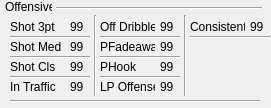
<?xml version="1.0" encoding="UTF-8"?>
<ui version="4.0">
 <class>offensiveAttributesWidget</class>
 <widget class="QWidget" name="offensiveAttributesWidget">
  <property name="geometry">
   <rect>
    <x>0</x>
    <y>0</y>
    <width>271</width>
    <height>108</height>
   </rect>
  </property>
  <property name="windowTitle">
   <string>offensiveAttributesWidget</string>
  </property>
  <widget class="QLabel" name="offensiveLabel">
   <property name="geometry">
    <rect>
     <x>5</x>
     <y>0</y>
     <width>47</width>
     <height>13</height>
    </rect>
   </property>
   <property name="text">
    <string>Offensive</string>
   </property>
  </widget>
  <widget class="QLabel" name="shotThreeLabel">
   <property name="geometry">
    <rect>
     <x>10</x>
     <y>20</y>
     <width>55</width>
     <height>13</height>
    </rect>
   </property>
   <property name="text">
    <string>Shot 3pt</string>
   </property>
  </widget>
  <widget class="Line" name="line">
   <property name="geometry">
    <rect>
     <x>56</x>
     <y>0</y>
     <width>206</width>
     <height>16</height>
    </rect>
   </property>
   <property name="orientation">
    <enum>Qt::Horizontal</enum>
   </property>
  </widget>
  <widget class="QLabel" name="shotMediumLabel">
   <property name="geometry">
    <rect>
     <x>10</x>
     <y>40</y>
     <width>55</width>
     <height>13</height>
    </rect>
   </property>
   <property name="text">
    <string>Shot Med</string>
   </property>
  </widget>
  <widget class="QLabel" name="shotCloseLabel">
   <property name="geometry">
    <rect>
     <x>10</x>
     <y>60</y>
     <width>55</width>
     <height>13</height>
    </rect>
   </property>
   <property name="text">
    <string>Shot Cls</string>
   </property>
  </widget>
  <widget class="QLabel" name="shootInTrafficLabel">
   <property name="geometry">
    <rect>
     <x>10</x>
     <y>80</y>
     <width>55</width>
     <height>13</height>
    </rect>
   </property>
   <property name="text">
    <string>In Traffic</string>
   </property>
  </widget>
  <widget class="QLabel" name="shotInTrafficAttributeLabel">
   <property name="geometry">
    <rect>
     <x>70</x>
     <y>80</y>
     <width>20</width>
     <height>13</height>
    </rect>
   </property>
   <property name="text">
    <string>99</string>
   </property>
  </widget>
  <widget class="QLabel" name="shotCloseAttributeLabel">
   <property name="geometry">
    <rect>
     <x>70</x>
     <y>60</y>
     <width>20</width>
     <height>13</height>
    </rect>
   </property>
   <property name="text">
    <string>99</string>
   </property>
  </widget>
  <widget class="QLabel" name="shotMediumAttributeLabel">
   <property name="geometry">
    <rect>
     <x>70</x>
     <y>40</y>
     <width>20</width>
     <height>13</height>
    </rect>
   </property>
   <property name="text">
    <string>99</string>
   </property>
  </widget>
  <widget class="QLabel" name="shotThreeAttributeLabel">
   <property name="geometry">
    <rect>
     <x>70</x>
     <y>20</y>
     <width>20</width>
     <height>13</height>
    </rect>
   </property>
   <property name="text">
    <string>99</string>
   </property>
  </widget>
  <widget class="Line" name="line_2">
   <property name="geometry">
    <rect>
     <x>10</x>
     <y>36</y>
     <width>80</width>
     <height>3</height>
    </rect>
   </property>
   <property name="orientation">
    <enum>Qt::Horizontal</enum>
   </property>
  </widget>
  <widget class="Line" name="line_3">
   <property name="geometry">
    <rect>
     <x>10</x>
     <y>56</y>
     <width>80</width>
     <height>3</height>
    </rect>
   </property>
   <property name="orientation">
    <enum>Qt::Horizontal</enum>
   </property>
  </widget>
  <widget class="Line" name="line_4">
   <property name="geometry">
    <rect>
     <x>10</x>
     <y>76</y>
     <width>80</width>
     <height>3</height>
    </rect>
   </property>
   <property name="orientation">
    <enum>Qt::Horizontal</enum>
   </property>
  </widget>
  <widget class="Line" name="line_5">
   <property name="geometry">
    <rect>
     <x>10</x>
     <y>100</y>
     <width>250</width>
     <height>3</height>
    </rect>
   </property>
   <property name="orientation">
    <enum>Qt::Horizontal</enum>
   </property>
  </widget>
  <widget class="QLabel" name="shootOffDribbleLabel">
   <property name="geometry">
    <rect>
     <x>100</x>
     <y>20</y>
     <width>55</width>
     <height>13</height>
    </rect>
   </property>
   <property name="text">
    <string>Off Dribble</string>
   </property>
  </widget>
  <widget class="QLabel" name="postHookLabel">
   <property name="geometry">
    <rect>
     <x>100</x>
     <y>60</y>
     <width>55</width>
     <height>13</height>
    </rect>
   </property>
   <property name="text">
    <string>PHook</string>
   </property>
  </widget>
  <widget class="QLabel" name="postFadeawayAttributeLabel">
   <property name="geometry">
    <rect>
     <x>160</x>
     <y>40</y>
     <width>20</width>
     <height>13</height>
    </rect>
   </property>
   <property name="text">
    <string>99</string>
   </property>
  </widget>
  <widget class="Line" name="line_6">
   <property name="geometry">
    <rect>
     <x>100</x>
     <y>76</y>
     <width>80</width>
     <height>3</height>
    </rect>
   </property>
   <property name="orientation">
    <enum>Qt::Horizontal</enum>
   </property>
  </widget>
  <widget class="QLabel" name="postHookAttributeLabel">
   <property name="geometry">
    <rect>
     <x>160</x>
     <y>60</y>
     <width>20</width>
     <height>13</height>
    </rect>
   </property>
   <property name="text">
    <string>99</string>
   </property>
  </widget>
  <widget class="QLabel" name="shootOffDribbleAttributeLabel">
   <property name="geometry">
    <rect>
     <x>160</x>
     <y>20</y>
     <width>20</width>
     <height>13</height>
    </rect>
   </property>
   <property name="text">
    <string>99</string>
   </property>
  </widget>
  <widget class="QLabel" name="lowPostOffenseLabel">
   <property name="geometry">
    <rect>
     <x>100</x>
     <y>80</y>
     <width>55</width>
     <height>13</height>
    </rect>
   </property>
   <property name="text">
    <string>LP Offense</string>
   </property>
  </widget>
  <widget class="Line" name="line_7">
   <property name="geometry">
    <rect>
     <x>100</x>
     <y>36</y>
     <width>80</width>
     <height>3</height>
    </rect>
   </property>
   <property name="orientation">
    <enum>Qt::Horizontal</enum>
   </property>
  </widget>
  <widget class="QLabel" name="postFadeawayLabel">
   <property name="geometry">
    <rect>
     <x>100</x>
     <y>40</y>
     <width>55</width>
     <height>13</height>
    </rect>
   </property>
   <property name="text">
    <string>PFadeaway</string>
   </property>
  </widget>
  <widget class="QLabel" name="lowPostOffenseAttributeLabel">
   <property name="geometry">
    <rect>
     <x>160</x>
     <y>80</y>
     <width>20</width>
     <height>13</height>
    </rect>
   </property>
   <property name="text">
    <string>99</string>
   </property>
  </widget>
  <widget class="Line" name="line_8">
   <property name="geometry">
    <rect>
     <x>100</x>
     <y>56</y>
     <width>80</width>
     <height>3</height>
    </rect>
   </property>
   <property name="orientation">
    <enum>Qt::Horizontal</enum>
   </property>
  </widget>
  <widget class="QLabel" name="consistencyAttributeLabel">
   <property name="geometry">
    <rect>
     <x>250</x>
     <y>20</y>
     <width>20</width>
     <height>13</height>
    </rect>
   </property>
   <property name="text">
    <string>99</string>
   </property>
  </widget>
  <widget class="QLabel" name="consistencyLabel">
   <property name="geometry">
    <rect>
     <x>190</x>
     <y>20</y>
     <width>55</width>
     <height>13</height>
    </rect>
   </property>
   <property name="text">
    <string>Consistent</string>
   </property>
  </widget>
  <widget class="Line" name="line_9">
   <property name="geometry">
    <rect>
     <x>190</x>
     <y>36</y>
     <width>80</width>
     <height>3</height>
    </rect>
   </property>
   <property name="orientation">
    <enum>Qt::Horizontal</enum>
   </property>
  </widget>
  <widget class="Line" name="line_10">
   <property name="geometry">
    <rect>
     <x>85</x>
     <y>15</y>
     <width>20</width>
     <height>81</height>
    </rect>
   </property>
   <property name="orientation">
    <enum>Qt::Vertical</enum>
   </property>
  </widget>
  <widget class="Line" name="line_11">
   <property name="geometry">
    <rect>
     <x>175</x>
     <y>15</y>
     <width>20</width>
     <height>81</height>
    </rect>
   </property>
   <property name="orientation">
    <enum>Qt::Vertical</enum>
   </property>
  </widget>
 </widget>
 <resources/>
 <connections/>
</ui>
